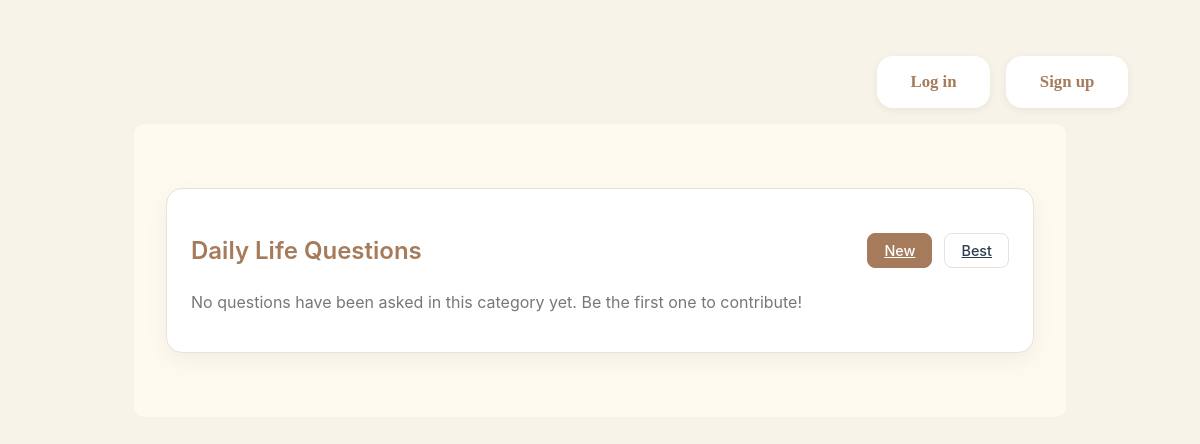
/?tag=daily_life, run on an earlier commit of the app's database.
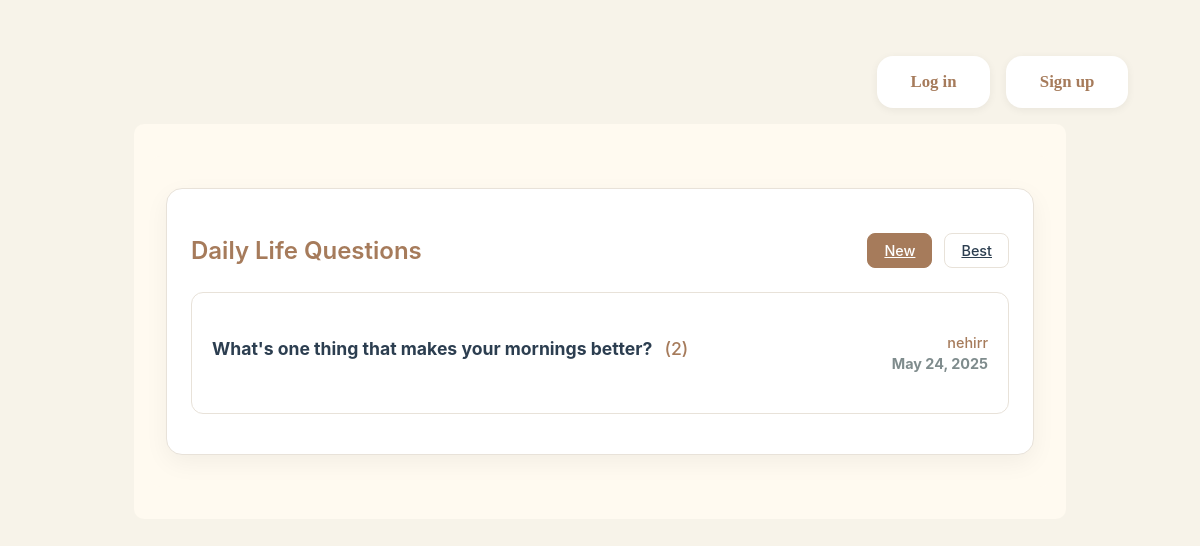
And on a later commit of the database.
### goldenqa/models.py (models this page shows, shortened)
class Question(models.Model):
    TAG_CHOICES = [
        ('daily_life', 'Daily Life'),
        ('sports', 'Sports'),
        ('hobbies', 'Hobbies'),
        ('technology', 'Technology'),
        ('education_career', 'Education and Career'),
        ('health_fitness', 'Health and Fitness'),
        ('travel', 'Travel'),
        ('entertainment', 'Entertainment'),
        ('food_cooking', 'Food and Cooking'),
        ('music_arts', 'Music and Arts'),
        ('books_literature', 'Books and Literature'),
        ('relationships', 'Relationships'),
        ('gaming', 'Gaming'),
        ('science_nature', 'Science and Nature'),
        ('philosophy', 'Philosophy'),
        ('other', 'Other'),
    ]
    user = models.ForeignKey(User, on_delete=models.CASCADE)
    text = models.TextField()
    tag = models.CharField(max_length=30, choices=TAG_CHOICES, default='other')
    created_at = models.DateTimeField(auto_now_add=True)

### goldenqa/views.py (the view)
# urls.py: 2. Add a URL to urlpatterns:  path('', views.home, name='home')
def home(request):
    all_tags = dict(Question.TAG_CHOICES)
    selected_tag = request.GET.get('tag')
    sort_by = request.GET.get('sort', 'new')  # Default to 'new'
    if selected_tag:
        questions = Question.objects.filter(tag=selected_tag).annotate(
            answer_count=Count('answers')
        )
        if sort_by == 'best':
            questions = questions.order_by('-answer_count', '-created_at')
        else:  # 'new'
            questions = questions.order_by('-created_at')
    else:
        questions = None
    login_warning = None
    if request.method == 'POST':
        if not request.user.is_authenticated:
            form = QuestionForm(request.POST)
            login_warning = "You must be logged in to submit a question."
        else:
            form = QuestionForm(request.POST)
            if form.is_valid():
                q = form.save(commit=False)
                q.user = request.user
                q.save()
                return redirect('home')
    else:
        form = QuestionForm()
    return render(request, 'cores/home.html', {
        'questions': questions,
        'form': form,
        'all_tags': all_tags,
        'selected_tag': selected_tag,
        'login_warning': login_warning,
        'sort_by': sort_by
    })

### goldenqa/templatetags/custom_filters.py (called while the page is built)
@register.filter
def get_item(dictionary, key):
    return dictionary.get(key)

### goldenqa/templates/cores/home.html (shortened to what this page needs)
{% extends 'cores/base.html' %}
{% load custom_filters %}
{% block content %}
<div class="container">
    {% if selected_tag %}
        <section class="questions-section">
            <h2>
                {{ all_tags|get_item:selected_tag }} Questions
                <div class="sort-buttons">
                    <a href="{% url 'home' %}?tag={{ selected_tag }}&sort=new"
                       class="sort-button {% if sort_by == 'new' %}active{% endif %}">
                        New
                    </a>
                    <a href="{% url 'home' %}?tag={{ selected_tag }}&sort=best"
                       class="sort-button {% if sort_by == 'best' %}active{% endif %}">
                        Best
                    </a>
                </div>
            </h2>
            {% if questions %}
                {% for q in questions %}
                    <a class="question-card" href="{% url 'question_detail' q.id %}" {% if not user.is_authenticated %}data-auth="false"{% endif %}>
                        <div class="question-content">
                            {{ q.text|truncatechars:150 }}
                            <span class="answer-count">({{ q.answer_count }})</span>
                        </div>
                        <div class="question-meta">
                            <span class="question-author">{{ q.user.username }}</span>
                            <span class="question-date">{{ q.created_at|date:"M d, Y" }}</span>
                        </div>
                    </a>
                {% endfor %}
            {% else %}
                <p style="color: #777;">No questions have been asked in this category yet. Be the first one to contribute!</p>
            {% endif %}
        </section>
    {% endif %}
</div>
{% endblock %}

What changed in the data, as far as the page shows it:
added Question: text "What's one thing that makes your mornings better?", answer_count "2", user.username "nehirr", created_at "May 24, 2025"
Also different on the page:
text no longer shown: "No questions have been asked in this category yet. Be the first one to contribute!"
